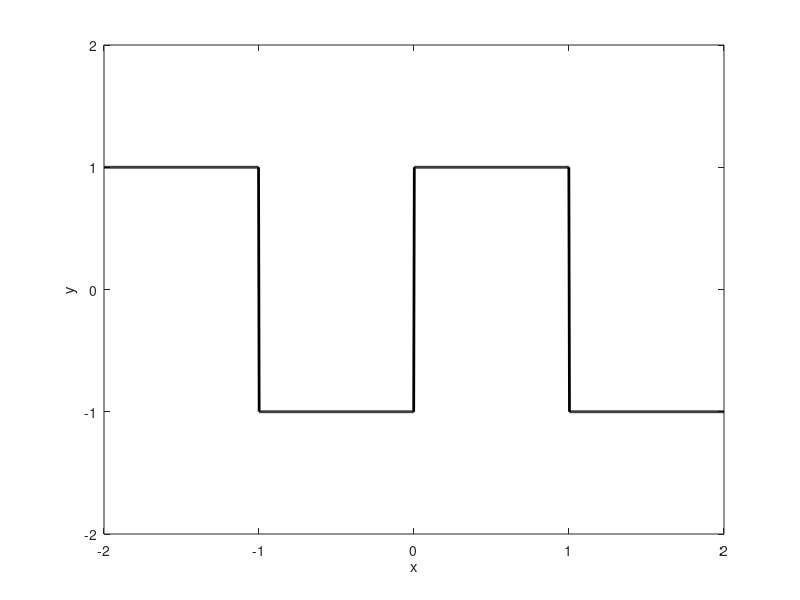
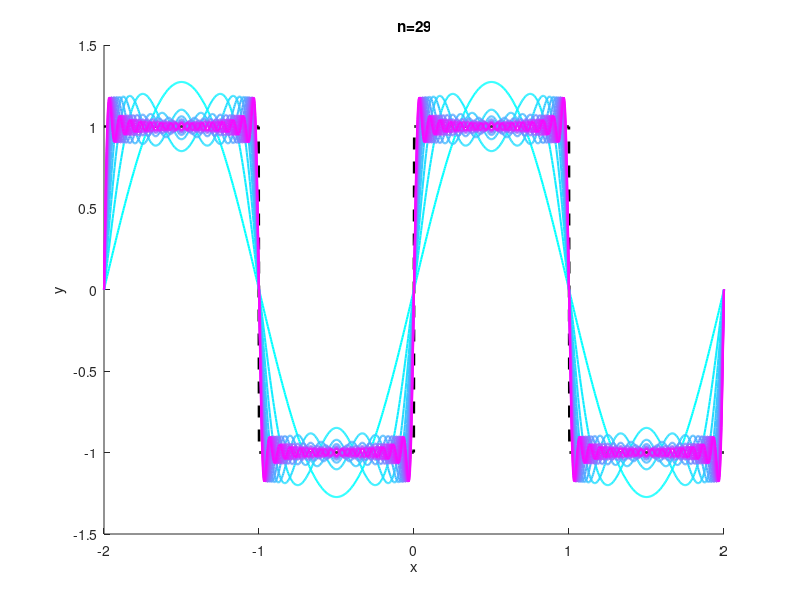

Write the MATLAB code that produced these figures, in order.
clear;clc;

%% 1. Setup and Parameters
L = 2; % Period of the wave
x = linspace(-L, L, 1000); % Create a high-resolution x-axis

% Define the ideal square wave using the sign() function
% This creates a wave that is -1 for x<0 and +1 for x>0.
f_ideal = sign(sin(2*pi*(1/L)*x));
f_ideal(f_ideal == 0) = 1; % Handle the zero-crossing points

figure;
plot(x,f_ideal,'k-', 'LineWidth', 2);
ylim([-2,2]);
xlabel('x');ylabel('y');

%% 2. Calculate and Plot the Series
% Number of terms to use in the Fourier series approximation
N_terms = 1:1:30; % Use odd numbers for a square wave

figure('Name', 'Fourier Series of a Square Wave');
hold on;

% Plot the ideal square wave for reference
plot(x, f_ideal, 'k--', 'LineWidth', 2);
xlabel('x');ylabel('y');

% Initialize the Fourier series sum
f_series = zeros(size(x));

% Loop through harmonics and add them to the series
b_n = 0; % Initialize coefficient
c = cool(length(N_terms));
for i = 1:length(N_terms)
    n = N_terms(i);
    % Coefficients are non-zero only for odd n
    if mod(n, 2) ~= 0
        % Calculate the b_n coefficient for the square wave
        b_n = 4 / (n * pi);

        % Add the current sine term to the total series
        term = b_n * sin(n * pi * x);
        f_series = f_series + term;

        plot(x, f_series, 'color', c(n,:), 'LineWidth', 1.5);
        title(['n=',num2str(n)]);
        drawnow;
        pause;
    end
end
